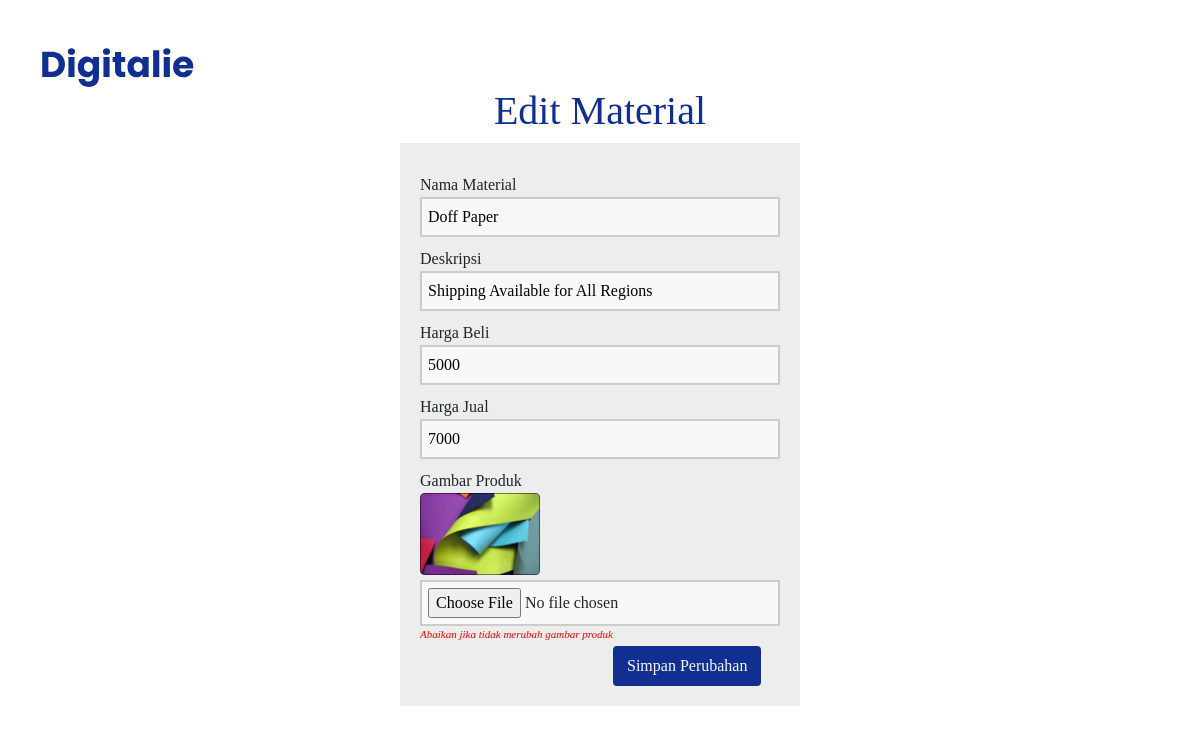
The app's page /edit_material.php?id=1 with its own data.
### tables this page shows
CREATE TABLE `material` (
  `id_material` int(11) NOT NULL,
  `nama_material` varchar(150) NOT NULL,
  `deskripsi_material` varchar(255) NOT NULL,
  `harga_beli_material` double NOT NULL,
  `harga_jual_material` double NOT NULL,
  `gambar_material` varchar(255) NOT NULL
);

### edit_material.php (the view, shortened to what this page needs)
<?php
include 'conn.php';
if (isset($_GET['id'])) {
  $id = ($_GET["id"]);
  $query = "SELECT * FROM material WHERE id_material='$id'";
  $result = mysqli_query($conn, $query);
  $data = mysqli_fetch_assoc($result);
} else {
  echo "<script>alert('Masukkan data id.');window.location='index_material.php';</script>";
}
?>
<!DOCTYPE html>
<html>
<head>
  <link rel="stylesheet" href="assets/font/font-face.css">
  <link rel="stylesheet" href="bootstrap_custom.css">
  <link rel="stylesheet" href="style.css">
  <link rel="stylesheet" href="https://cdnjs.cloudflare.com/ajax/libs/font-awesome/4.7.0/css/font-awesome.min.css">
  <link href="https://cdn.jsdelivr.net/npm/bootstrap@5.1.3/dist/css/bootstrap.min.css" rel="stylesheet">
  <link href="https://unpkg.com/aos@2.3.1/dist/aos.css" rel="stylesheet">
</head>
<body>
  <div class="container my-5">
    <a href="index_product.php"><img src="assets/Digitalie.svg" alt="" class=""></a>
    <h1 class="text-center font-semibold blue-theme">Edit Material</h1>
    <form method="POST" action="edit_material_process.php" enctype="multipart/form-data">
      <section class="base">
        <div>
          <label>Nama Material</label>
          <input type="text" name="nama_material" value="<?php echo $data['nama_material']; ?>" autofocus="" required="" />
        </div>
        <div>
          <label>Deskripsi</label>
          <input type="text" name="deskripsi" value="<?php echo $data['deskripsi_material']; ?>" />
        </div>
        <div>
          <label>Harga Beli</label>
          <input type="text" name="harga_beli" required="" value="<?php echo $data['harga_beli_material']; ?>" />
        </div>
        <div>
          <label>Harga Jual</label>
          <input type="text" name="harga_jual" required="" value="<?php echo $data['harga_jual_material']; ?>" />
        </div>
        <div>
          <label>Gambar Produk</label>
          <img src="gambar/<?php echo $data['gambar_material']; ?>" style="width: 120px;float: left;margin-bottom: 5px;">
          <input type="file" name="gambar_material" />
          <i style="float: left;font-size: 11px;color: red">Abaikan jika tidak merubah gambar produk</i>
        </div>
        <div>
          <button type="submit" class="btn button-theme text-light">Simpan Perubahan</button>
        </div>
      </section>
    </form>
  </div>
</body>
</html>

### style.css (style rules this page uses)
:root { --blue-theme: #112f91; }
body { margin: 0; padding: 0; }
html { scroll-behavior: smooth !important; }
html,body { overflow-x: hidden; }
.blue-theme { color: var(--blue-theme); }
.container { margin-bottom: 0; }
.font-semibold { font-family: "Poppins Semibold"; }
.button-theme { background-color: var(--blue-theme) !important; border: 2px solid var(--blue-theme) !important; }

### edit_material.php (style rules this page uses)
* { font-family: "Poppins Regular"; }
button { background-color: #112f91; color: #fff; padding: 10px; text-decoration: none; font-size: 12px; border: 0px; margin-top: 20px; }
label { margin-top: 10px; float: left; text-align: left; width: 100%; }
input { padding: 6px; width: 100%; box-sizing: border-box; background: #f8f8f8; border: 2px solid #ccc; outline-color: #112f91; }
div { width: 100%; height: auto; }
.base { width: 400px; height: auto; padding: 20px; margin-left: auto; margin-right: auto; background: #ededed; }

### records on screen
material: nama_material "Doff Paper", deskripsi "Shipping Available for All Regions", harga_beli "5000", harga_jual "7000", gambar_material (picture)
